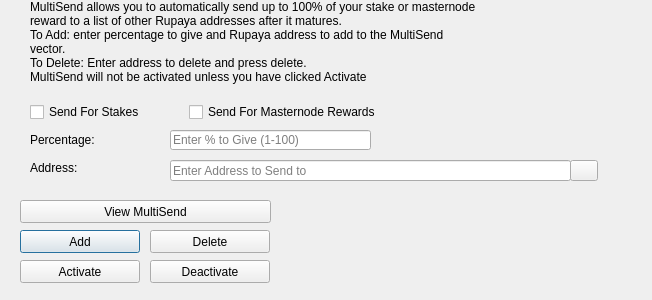
<?xml version="1.0" encoding="UTF-8"?>
<ui version="4.0">
 <class>MultiSendDialog</class>
 <widget class="QDialog" name="MultiSendDialog">
  <property name="windowModality">
   <enum>Qt::NonModal</enum>
  </property>
  <property name="geometry">
   <rect>
    <x>0</x>
    <y>0</y>
    <width>652</width>
    <height>300</height>
   </rect>
  </property>
  <property name="windowTitle">
   <string>MultiSend</string>
  </property>
  <widget class="QLineEdit" name="multiSendPercentEdit">
   <property name="geometry">
    <rect>
     <x>170</x>
     <y>130</y>
     <width>201</width>
     <height>20</height>
    </rect>
   </property>
   <property name="toolTip">
    <string>Enter whole numbers 1 - 100</string>
   </property>
   <property name="placeholderText">
    <string>Enter % to Give (1-100)</string>
   </property>
  </widget>
  <widget class="QLineEdit" name="multiSendAddressEdit">
   <property name="geometry">
    <rect>
     <x>170</x>
     <y>160</y>
     <width>401</width>
     <height>21</height>
    </rect>
   </property>
   <property name="toolTip">
    <string/>
   </property>
   <property name="placeholderText">
    <string>Enter Address to Send to</string>
   </property>
  </widget>
  <widget class="QLabel" name="label_2">
   <property name="geometry">
    <rect>
     <x>30</x>
     <y>0</y>
     <width>451</width>
     <height>121</height>
    </rect>
   </property>
   <property name="lineWidth">
    <number>1</number>
   </property>
   <property name="text">
    <string>MultiSend allows you to automatically send up to 100% of your stake or masternode reward to a list of other Rupaya addresses after it matures.
To Add: enter percentage to give and Rupaya address to add to the MultiSend vector.
To Delete: Enter address to delete and press delete.
MultiSend will not be activated unless you have clicked Activate</string>
   </property>
   <property name="alignment">
    <set>Qt::AlignLeading|Qt::AlignLeft|Qt::AlignTop</set>
   </property>
   <property name="wordWrap">
    <bool>true</bool>
   </property>
  </widget>
  <widget class="QLabel" name="message">
   <property name="geometry">
    <rect>
     <x>290</x>
     <y>200</y>
     <width>351</width>
     <height>91</height>
    </rect>
   </property>
   <property name="text">
    <string/>
   </property>
  </widget>
  <widget class="QPushButton" name="addButton">
   <property name="geometry">
    <rect>
     <x>20</x>
     <y>230</y>
     <width>120</width>
     <height>23</height>
    </rect>
   </property>
   <property name="toolTip">
    <string/>
   </property>
   <property name="statusTip">
    <string>Add to MultiSend Vector</string>
   </property>
   <property name="text">
    <string>Add</string>
   </property>
  </widget>
  <widget class="QPushButton" name="disableButton">
   <property name="geometry">
    <rect>
     <x>150</x>
     <y>260</y>
     <width>120</width>
     <height>23</height>
    </rect>
   </property>
   <property name="statusTip">
    <string>Deactivate MultiSend</string>
   </property>
   <property name="text">
    <string>Deactivate</string>
   </property>
  </widget>
  <widget class="QPushButton" name="addressBookButton">
   <property name="geometry">
    <rect>
     <x>570</x>
     <y>160</y>
     <width>28</width>
     <height>21</height>
    </rect>
   </property>
   <property name="toolTip">
    <string>Choose an address from the address book</string>
   </property>
   <property name="text">
    <string/>
   </property>
   <property name="icon">
    <iconset resource="../rupaya.qrc">
     <normaloff>:/icons/address-book</normaloff>:/icons/address-book</iconset>
   </property>
   <property name="shortcut">
    <string>Alt+A</string>
   </property>
   <property name="autoDefault">
    <bool>false</bool>
   </property>
  </widget>
  <widget class="QLabel" name="label">
   <property name="geometry">
    <rect>
     <x>30</x>
     <y>130</y>
     <width>121</width>
     <height>20</height>
    </rect>
   </property>
   <property name="toolTip">
    <string>Percentage of stake to send</string>
   </property>
   <property name="text">
    <string>Percentage:</string>
   </property>
  </widget>
  <widget class="QLabel" name="label_5">
   <property name="geometry">
    <rect>
     <x>30</x>
     <y>160</y>
     <width>111</width>
     <height>16</height>
    </rect>
   </property>
   <property name="toolTip">
    <string>Address to send portion of stake to</string>
   </property>
   <property name="text">
    <string>Address:</string>
   </property>
  </widget>
  <widget class="QPushButton" name="deleteButton">
   <property name="geometry">
    <rect>
     <x>150</x>
     <y>230</y>
     <width>120</width>
     <height>23</height>
    </rect>
   </property>
   <property name="toolTip">
    <string/>
   </property>
   <property name="statusTip">
    <string>Delete Address From MultiSend Vector</string>
   </property>
   <property name="text">
    <string>Delete</string>
   </property>
  </widget>
  <widget class="QPushButton" name="activateButton">
   <property name="geometry">
    <rect>
     <x>20</x>
     <y>260</y>
     <width>120</width>
     <height>23</height>
    </rect>
   </property>
   <property name="statusTip">
    <string>Activate MultiSend</string>
   </property>
   <property name="text">
    <string>Activate</string>
   </property>
  </widget>
  <widget class="QPushButton" name="viewButton">
   <property name="geometry">
    <rect>
     <x>20</x>
     <y>200</y>
     <width>251</width>
     <height>23</height>
    </rect>
   </property>
   <property name="toolTip">
    <string/>
   </property>
   <property name="statusTip">
    <string>View MultiSend Vector</string>
   </property>
   <property name="text">
    <string>View MultiSend</string>
   </property>
  </widget>
  <widget class="QWidget" name="horizontalLayoutWidget">
   <property name="geometry">
    <rect>
     <x>30</x>
     <y>100</y>
     <width>351</width>
     <height>24</height>
    </rect>
   </property>
   <layout class="QHBoxLayout" name="horizontalLayout">
    <item>
     <widget class="QCheckBox" name="multiSendStakeCheckBox">
      <property name="text">
       <string>Send For Stakes</string>
      </property>
     </widget>
    </item>
    <item>
     <widget class="QCheckBox" name="multiSendMasternodeCheckBox">
      <property name="text">
       <string>Send For Masternode Rewards</string>
      </property>
     </widget>
    </item>
   </layout>
  </widget>
 </widget>
 <resources>
  <include location="../rupaya.qrc"/>
 </resources>
 <connections/>
</ui>
